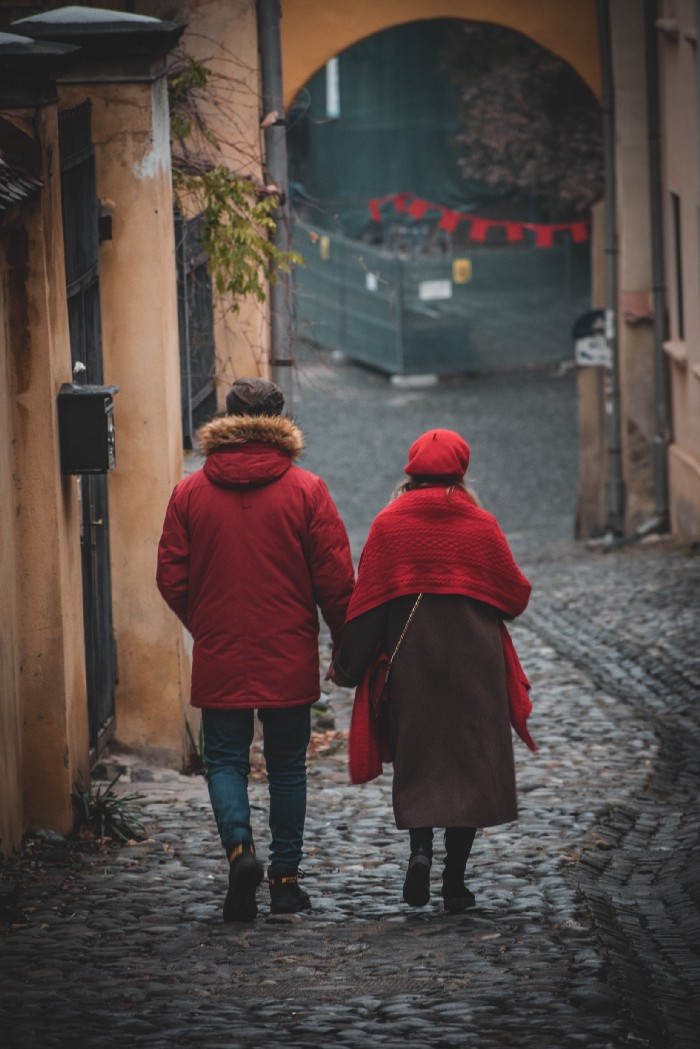
#> input picture 04-Image Enhancement & Filtering on Images/images/PopEffects.jpeg, 700 x 1049 px
$ jupyter execute 05-Color-Pop-Effect.ipynb
#> lines starting #> are read from the running program, lines starting #| are printed output that depends on the picture
## 1- Importing Libraries

[cell 1]
import matplotlib.pyplot as plt
import numpy as np
import cv2

## 2- Finding Specific Color Code

[cell 2]
# mouse callback function
# [8 lines left out: function draw_circle, not called in this run]

# Create a black image, a window and bind the function to window
img = cv2.imread("images/PopEffects.jpeg")
#> img is the input picture: shape (1049, 700, 3); mean B, G, R 68.9, 72.1, 84.3

cv2.namedWindow('image')
cv2.setMouseCallback('image',draw_circle)

while(1):
    cv2.imshow('image',img)
    if cv2.waitKey(1) & 0xFF == 27:
#> (key Esc is pressed here)
        break
cv2.destroyAllWindows()

## 3- Creating Function

[cell 3]
# [26 lines left out: function pop_efect, not called in this run]

## 4- Finall Result

[cell 4]
# mouse callback function
# [12 lines left out: function apply_pop_efect, not called in this run]


# Create a black image, a window and bind the function to window
image = cv2.imread("images/PopEffects.jpeg")
new_image = image.copy()

cv2.namedWindow('image')
cv2.setMouseCallback('image',apply_pop_efect)

while True:
    cv2.imshow('image',image)
    if cv2.waitKey(1) & 0xFF == 27:
#> (key Esc is pressed here)
        break
cv2.destroyAllWindows()


plt.figure(figsize=[10,15])

plt.subplot(121);plt.imshow(image[...,::-1]);plt.title("Original")
plt.subplot(122);plt.imshow(new_image[...,::-1]);plt.title("Output")
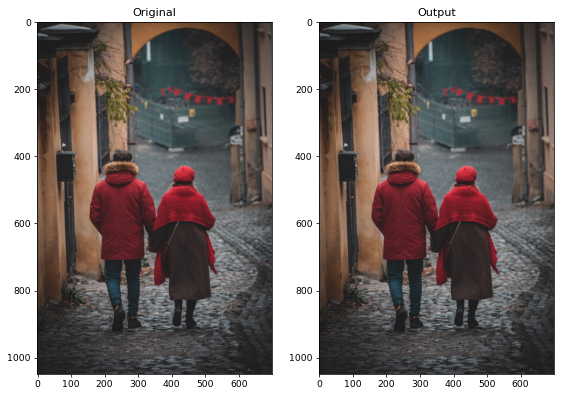
#> figure drawn by matplotlib, 2 panels


$ run again, with 04-Image Enhancement & Filtering on Images/images/Histogram_Comparison_Source_1.jpg copied over 04-Image Enhancement & Filtering on Images/images/PopEffects.jpeg
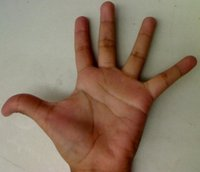
#> input picture 04-Image Enhancement & Filtering on Images/images/Histogram_Comparison_Source_1.jpg, 200 x 172 px
#> img is the input picture: shape (172, 200, 3); mean B, G, R 101.1, 120.5, 140.6
#> `[cell 4] # mouse callback function def apply_pop_efect(event,x,y,flags..`:
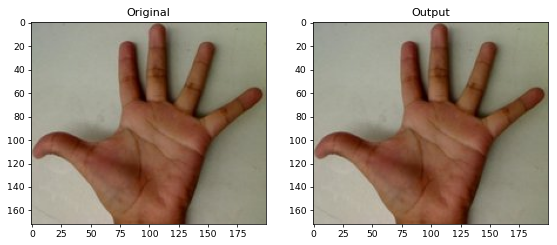
#> figure drawn by matplotlib, 2 panels
